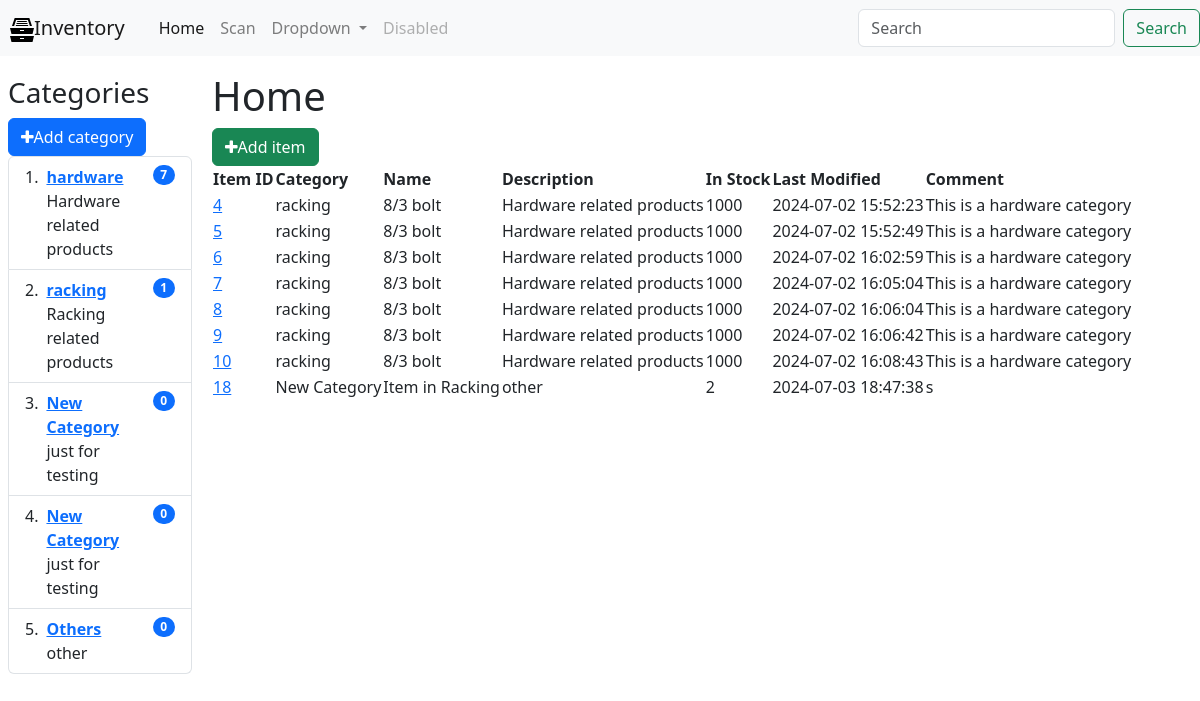
The page / on the database its author committed.
### tables this page shows
CREATE TABLE categories (
  id INTEGER PRIMARY KEY AUTOINCREMENT,
  name VARCHAR(255),
  description TEXT NOT NULL DEFAULT '',
  comment TEXT DEFAULT NULL,
  datetime_added TIMESTAMP DEFAULT CURRENT_TIMESTAMP,
  last_modified TIMESTAMP DEFAULT CURRENT_TIMESTAMP
);

CREATE TABLE products (
  id INTEGER PRIMARY KEY AUTOINCREMENT,
  id_category INTEGER NOT NULL DEFAULT 0,
  name VARCHAR(255),
  description TEXT NOT NULL DEFAULT '',
  instock INTEGER NOT NULL DEFAULT 0,
  comment TEXT NOT NULL DEFAULT '',
  visible INT(1) NOT NULL,
  datetime_added TIMESTAMP DEFAULT CURRENT_TIMESTAMP,
  last_modified TIMESTAMP DEFAULT CURRENT_TIMESTAMP
);

### main.py (the view)
@app.route('/')
def index():
    conn = get_db_connection()
    categories = get_categories_ls()
    products = conn.execute('SELECT * FROM products').fetchall()
    conn.close()
    return render_template('index.html',
                           title="Home",
                           categories=categories,
                           products=products)

### main.py (called while the page is built)
def get_db_connection():
    conn = sqlite3.connect('database.db')
    conn.row_factory = sqlite3.Row
    return conn

def get_categories_ls():
    conn = get_db_connection()
    cur = conn.cursor()
    cur.execute(
        "SELECT c.id AS id, c.name AS name, c.description AS description, c.comment AS comment, COUNT(p.id) AS products_count FROM categories c LEFT JOIN products p ON c.id = p.id_category GROUP BY c.id, c.name"
    )
    categories = cur.fetchall()
    conn.close()
    return categories

### templates/index.html
{% extends 'base.html' %}
{% block content %}
    <h1>{{title}}</h1>
    <div id="toolbar">
      <a href="/addproduct/"><button type="button" class="btn btn-success"><i class="fa fa-plus"></i>Add item</button></a>
    </div>
    <table
      id="main_table"
       data-toggle="table">
      <thead>
        <tr>
          <th>Item ID</th>
          <th>Category</th>
          <th>Name</th>
            <th>Description</th>
            <th>In Stock</th>
            <th>Last Modified</th>
            <th>Comment</th>
        </tr>
      </thead>
      <tbody>
          {% for product in products %}
        <tr>
          <td><a href="{{ url_for('displayInfo', id=product['id']) }}">{{ product['id'] }}</a></td>
          <td>{{ categories[product['id_category']]['name'] }}</td>
            <td>{{ product['name'] }}</td>
            <td>{{ product['description'] }}</td>
            <td>{{ product['instock'] }}</td>
            <td>{{ product['last_modified'] }}</td>
            <td>{{ product['comment'] }}</td>
        </tr>
          {% endfor %}
      </tbody>
    </table>
{% endblock %}

### templates/base.html (shortened to what this page needs)
<!DOCTYPE html>
<html lang="en">
  <head>
      <link rel="stylesheet" href="{{ url_for('static', filename='font-awesome/css/font-awesome.min.css') }}">
    <link rel="stylesheet" href="{{ url_for('static', filename='css/styles.css') }}">
    <link rel="stylesheet" href="https://cdn.jsdelivr.net/npm/bootstrap@4.5.3/dist/css/bootstrap.min.css">
    <link rel="stylesheet" href="https://cdn.jsdelivr.net/npm/bootstrap@5.3.3/dist/css/bootstrap.min.css">
    <link rel="stylesheet" href="https://cdn.jsdelivr.net/npm/bootstrap-icons@1.11.3/font/bootstrap-icons.css">
    <link rel="stylesheet" href="https://cdn.jsdelivr.net/npm/bootstrap-table@1.22.6/dist/bootstrap-table.min.css">
  </head>
  <body>
      <nav class="navbar navbar-expand-lg navbar-light bg-light">
        <a class="spacing navbar-brand" href="/">Inventory</a>
        <div class="collapse navbar-collapse" id="navbarSupportedContent">
          <ul class="navbar-nav mr-auto">
            <li class="nav-item active">
              <a class="nav-link" href="/">Home <span class="sr-only">(current)</span></a>
            </li>
            <li class="nav-item">
              <a class="nav-link" href="#">Scan</a>
            </li>
            <li class="nav-item dropdown">
              <a class="nav-link dropdown-toggle" href="#" id="navbarDropdown" role="button" data-toggle="dropdown" aria-haspopup="true" aria-expanded="false">
                Dropdown
              </a>
            </li>
            <li class="nav-item">
              <a class="nav-link disabled" href="#" tabindex="-1" aria-disabled="true">Disabled</a>
            </li>
          </ul>
          <form class="form-inline my-2 my-lg-0">
            <input class="form-control mr-sm-2" type="search" placeholder="Search" aria-label="Search">
            <button class="btn btn-outline-success my-2 my-sm-0" type="submit">Search</button>
          </form>
        </div>
      </nav>
    <div class="container-fluid">
    <div class="row flex-nowrap">
      <div class="col-auto col-md-3 col-xl-2 px-sm-2 px-0">
        <h3 style="padding-top: 20px;">Categories</h3>
        <div id="toolbar">
          <a href="/addcategory/"><button type="button" class="btn btn-primary"><i class="fa fa-plus"></i>Add category</button></a>
        </div>
        <ol class="list-group list-group-numbered">
          {% for category in categories %}
          {% if title==category['name'] %}
          <li class="list-group-item d-flex justify-content-between align-items-start bg-primary text-light">
          {% else %}
            <li class="list-group-item d-flex justify-content-between align-items-start">
              {% endif %}
            <div class="ms-2 me-auto">
              <div class="fw-bold">
                {% if title==category['name'] %}
                <a class="link-light" href="{{ url_for('category', id=category['id']) }}">{{ category['name']}}</a>
                {% else %}
                <a href="{{ url_for('category', id=category['id']) }}">{{ category['name']}}</a>
                {% endif %}
              </div>
              {{category['description']}}
            </div>
              {% if title==category['name'] %}
              <span class="badge text-bg-light rounded-pill">{{category['products_count']}}</span>
              {% else %}
              <span class="badge text-bg-primary rounded-pill">{{category['products_count']}}</span>
              {% endif %}
          </li>
          {% endfor %}
        </ol>
      </div>
      <div class="col py-3 content">
          {% block content %} {% endblock %}
      </div>
    </div>
      </div>
  </body>
</html>

### static/css/styles.css (style rules this page uses)
.spacing { padding-left: 10px; padding-right: 10px; }

### rows shown on the page
categories: name "hardware", description "Hardware related products", products_count "7"
categories: name "racking", description "Racking related products", products_count "1"
categories: name "New Category", description "just for testing", products_count "0"
categories: name "New Category", description "just for testing", products_count "0"
categories: name "Others", description "other", products_count "0"
products: id "4", name "8/3 bolt", description "Hardware related products", instock "1000", last_modified "2024-07-02 15:52:23", comment "This is a hardware category"
products: id "5", name "8/3 bolt", description "Hardware related products", instock "1000", last_modified "2024-07-02 15:52:49", comment "This is a hardware category"
products: id "6", name "8/3 bolt", description "Hardware related products", instock "1000", last_modified "2024-07-02 16:02:59", comment "This is a hardware category"
products: id "7", name "8/3 bolt", description "Hardware related products", instock "1000", last_modified "2024-07-02 16:05:04", comment "This is a hardware category"
products: id "8", name "8/3 bolt", description "Hardware related products", instock "1000", last_modified "2024-07-02 16:06:04", comment "This is a hardware category"
products: id "9", name "8/3 bolt", description "Hardware related products", instock "1000", last_modified "2024-07-02 16:06:42", comment "This is a hardware category"
products: id "10", name "8/3 bolt", description "Hardware related products", instock "1000", last_modified "2024-07-02 16:08:43", comment "This is a hardware category"
products: id "18", name "Item in Racking", description "other", instock "2", last_modified "2024-07-03 18:47:38", comment "s"

### other values the page prints
{{ title }} "Home"
